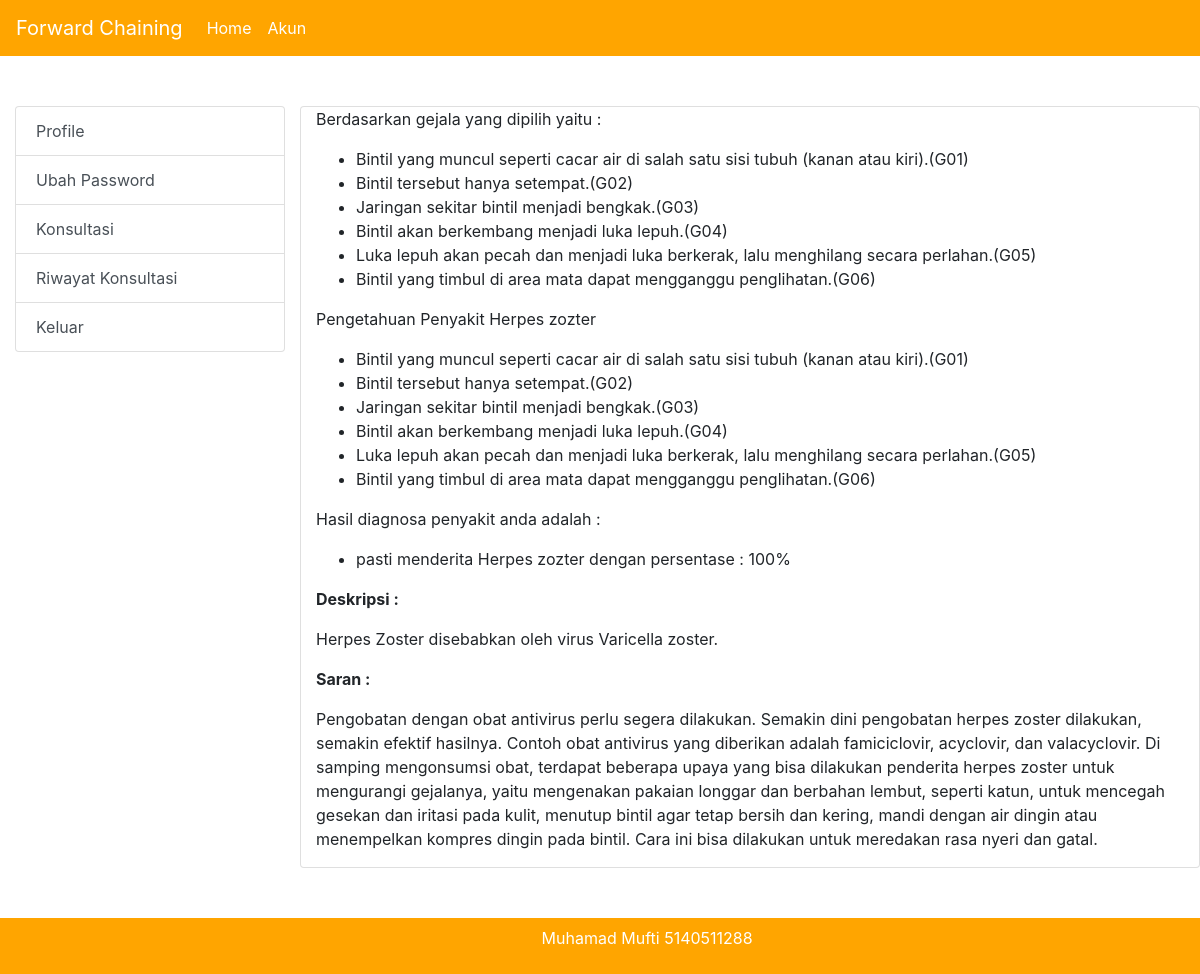
Screenshot of /hasilkonsultasi.php?id=2 (signed in) with the database file from the repository.
### tables this page shows
CREATE TABLE `detail_konsultasi` (
  `id_detail_konsultasi` int(11) NOT NULL,
  `id_konsultasi` int(11) NOT NULL,
  `id_gejala` int(11) NOT NULL
);

CREATE TABLE `gejala` (
  `id_gejala` int(11) NOT NULL,
  `nama_gejala` varchar(255) NOT NULL
);

CREATE TABLE `pengetahuan` (
  `id_pengetahuan` int(11) NOT NULL,
  `id_penyakit` int(11) NOT NULL,
  `id_gejala` int(11) NOT NULL
);

### config/class.php (called while the page is built, shortened)
<?php
$mysqli = new mysqli("localhost" , "root" , "" ,"pta-mufti-uji");
 class pengetahuan
 {
 	public $koneksi;
 	public function __construct($mysqli)
 	{
 		$this->koneksi = $mysqli;
 	}
 	function tampilpengetahuan()
 	{
 		$data = array();
 		$ambil = $this->koneksi->query("SELECT * FROM pengetahuan
 			JOIN penyakit ON penyakit.id_penyakit=pengetahuan.id_penyakit
 			JOIN gejala ON gejala.id_gejala=pengetahuan.id_gejala");
 		while($pecah = $ambil->fetch_assoc())
 		{
 			$data[] =$pecah;
 		}
 		return $data;
 	}
 	function tampilpengetahuanpenyakit($id_penyakit)
 	{
 		$data = array();
 		$ambil = $this->koneksi->query("SELECT * FROM pengetahuan
 			JOIN penyakit ON penyakit.id_penyakit=pengetahuan.id_penyakit
 			JOIN gejala ON gejala.id_gejala=pengetahuan.id_gejala
 			WHERE pengetahuan.id_penyakit='$id_penyakit'");
 		while ($pecah = $ambil->fetch_assoc())
 		{
 			$data[] = $pecah;
 		}
 		return $data;
 	}
 }
 $pengetahuan = new pengetahuan($mysqli);
 class gejala
 {
 	public $koneksi;
 	function __construct($mysqli)
 	{
 		$this->koneksi = $mysqli;
 	}
 	function ambilgejala($id)
 	{
 		$ambil = $this->koneksi->query("SELECT * FROM gejala WHERE id_gejala='$id'");
 		$pecah =$ambil->fetch_assoc();
 		return $pecah;
 	}
 }
 $gejala = new gejala($mysqli);
 class rule extends pengetahuan
 {
 	function __construct($mysqli){
 		$this->koneksi= $mysqli;
 	}
 	function hitungpenyakit($datadetailkonsultasi)
 	{
 		$data = array();
 		$datapengetahuan = $this->tampilpengetahuan();
 		foreach ($datapengetahuan as $key => $value)
 		{
 			$data['pengetahuan'][$value['id_penyakit']][] = $value['id_gejala'];
 		}
 		foreach ($datadetailkonsultasi as $key => $value)
 		{
 			$data['jawaban'][] = $value['id_gejala'];
 		}
 		if (!empty($data['jawaban']))
 		{
 			foreach ($data['pengetahuan'] as $id_penyakit => $value)
 			{
 				$data['hasil_perbandingan'][$id_penyakit] = array_intersect($value, $data['jawaban']);
 				$data['jumlah_pengetahuan'][$id_penyakit] = count($value);
 				$data['jumlah_jawaban'][$id_penyakit] = count($data['hasil_perbandingan'][$id_penyakit]);
 				$data['persen_penyakit'][$id_penyakit] = $data['jumlah_jawaban'][$id_penyakit] / $data['jumlah_pengetahuan'][$id_penyakit] * 100;
 			}
 			arsort($data['persen_penyakit']);
 			foreach ($data['persen_penyakit'] as $id_penyakit => $persen_penyakit)
 			{
 				if($persen_penyakit >= 80)
 				{
 					$data['keterangan'][$id_penyakit] = " pasti ";
 				}elseif ($persen_penyakit >= 10)
 				{
 					$data['keterangan'][$id_penyakit] = " kemungkinan ";
 				}
 				elseif ($persen_penyakit < 10)
 				{
 					$data['keterangan'][$id_penyakit] = " penyakit tidak ditemukan ";
 				}
 			}
 			foreach ($data['keterangan'] as $id_penyakit => $keterangan)
 			{
 				foreach ($datapengetahuan as $key => $value)
 				{
 					if ($value ['id_penyakit']==$id_penyakit)
 					{
 						$data['hasil'][$id_penyakit]['nama_penyakit'] = $value['nama_penyakit'];
 						$data['hasil'][$id_penyakit]['persen'] = $data['persen_penyakit'][$id_penyakit];
 						$data['hasil'][$id_penyakit]['keterangan'] = $keterangan;
 						$data['hasil'][$id_penyakit]['deskripsi_penyakit'] = $value['deskripsi_penyakit'];
 						$data['hasil'][$id_penyakit]['saran_penyakit'] = $value['saran_penyakit'];
 					}
 				}
 			}
 			return $data;
 		}
 		else
 		{
 			return 'kosong';
 		}
 	}
 }
 $rule = new rule($mysqli);
 class konsultasi
 {
 	public $koneksi;
 	function __construct($mysqli)
 	{
 		$this->koneksi=$mysqli;
 	}
 	function ambildetailkonsultasi($id_konsultasi)
 	{
 		$data = array();
 		$ambil = $this->koneksi->query("SELECT * FROM detail_konsultasi WHERE
 			id_konsultasi='$id_konsultasi'");
 		while ($pecah= $ambil->fetch_assoc())
 		{
 			$data[] = $pecah;
 		}
 		return $data;
 	}
 }
 $konsultasi = new konsultasi($mysqli);
 ?>

### hasilkonsultasi.php (the view, shortened to what this page needs)
<?php include 'config/class.php'; ?>
<!doctype html>
<html lang="en">
<head>
	<link rel="stylesheet" href="https://maxcdn.bootstrapcdn.com/bootstrap/4.0.0/css/bootstrap.min.css">
</head>
<body>
	<?php include 'navbar.php';?>
	<div class="container-fluid" style="padding-top: 50px; margin-bottom: 50px; ">
		<div class="row">
			<div class="list col-md-3">
				<div class="list-group">
					<a href="profile.php" class="list-group-item list-group-item-action">Profile</a>
					<a href="ubahpassword.php" class="list-group-item list-group-item-action">Ubah Password</a>
					<a href="konsultasi.php" class="list-group-item list-group-item-action">Konsultasi</a>
					<a href="riwayatkonsultasi.php" class="list-group-item list-group-item-action">Riwayat Konsultasi</a>
					<a href="logout.php" class="list-group-item list-group-item-action">Keluar</a>
				</div>
			</div>
			<div class="col-sm-9 card">
				<?php $datadetailkonsultasi = $konsultasi->ambildetailkonsultasi($_GET['id']);?>
				<?php $datahitung = $rule->hitungpenyakit($datadetailkonsultasi); ?>
				<p>Berdasarkan gejala yang dipilih yaitu :</p>
				<ul>
					<?php foreach ($datadetailkonsultasi as $key => $value): ?>
						<?php $detailgejala = $gejala->ambilgejala($value['id_gejala']) ?>
						<li><?php echo $detailgejala['nama_gejala']; ?></li>
					<?php endforeach ?>
				</ul>
				<?php if ($datahitung=='kosong'): ?>
					Penyakit Tidak ditemukan
				<?php else: ?>
					<?php foreach ($datahitung['hasil'] as $id_penyakit => $value): ?>
						<?php if ($value['persen']>0): ?>
							<?php $data_pengetahuan = $pengetahuan->tampilpengetahuanpenyakit($id_penyakit) ?>
							<p>Pengetahuan Penyakit <?php echo $value['nama_penyakit']; ?></p>
							<ul>
								<?php foreach ($data_pengetahuan as $key_pengetahuan => $value_pengetahuan): ?>
									<li><?php echo $value_pengetahuan['nama_gejala']; ?></li>
								<?php endforeach ?>
							</ul>
						<?php endif ?>
					<?php endforeach ?>
					<p>Hasil diagnosa penyakit anda adalah : </p>
					<ul>
						<?php foreach ($datahitung['hasil'] as $id_penyakit => $value): ?>
							<?php if ($value['persen']>0): ?>
								<li>
									<?php echo $value['keterangan']. "menderita ". $value['nama_penyakit']. " dengan persentase : " . $value['persen'] . "%"; ?>
								</li>
							<?php endif ?>
						<?php endforeach ?>
					</ul>
					<?php foreach ($datahitung['hasil'] as $id_penyakit => $value): ?>
						<p><b>Deskripsi :</b></p>
						<p><?php echo $value['deskripsi_penyakit']; ?></p>
						<p><b>Saran :</b></p>
						<p><?php echo $value['saran_penyakit']; ?></p>
						<?php break; ?>
					<?php endforeach ?>
				<?php endif ?>
			</div>
		</div>
	</div>
	<?php include'footer.php'; ?>
</body>
</html>

### rows the page displays
detail_konsultasi: id_gejala.nama_gejala "Bintil yang muncul seperti cacar air di salah satu sisi tubuh (kanan atau kiri).(G01)"
detail_konsultasi: id_gejala.nama_gejala "Bintil tersebut hanya setempat.(G02)"
detail_konsultasi: id_gejala.nama_gejala "Jaringan sekitar bintil menjadi bengkak.(G03)"
detail_konsultasi: id_gejala.nama_gejala "Bintil akan berkembang menjadi luka lepuh.(G04)"
detail_konsultasi: id_gejala.nama_gejala "Luka lepuh akan pecah dan menjadi luka berkerak, lalu menghilang secara perlahan.(G05)"
detail_konsultasi: id_gejala.nama_gejala "Bintil yang timbul di area mata dapat mengganggu penglihatan.(G06)"
pengetahuan: id_gejala.nama_gejala "Bintil yang muncul seperti cacar air di salah satu sisi tubuh (kanan atau kiri).(G01)"
pengetahuan: id_gejala.nama_gejala "Bintil tersebut hanya setempat.(G02)"
pengetahuan: id_gejala.nama_gejala "Jaringan sekitar bintil menjadi bengkak.(G03)"
pengetahuan: id_gejala.nama_gejala "Bintil akan berkembang menjadi luka lepuh.(G04)"
pengetahuan: id_gejala.nama_gejala "Luka lepuh akan pecah dan menjadi luka berkerak, lalu menghilang secara perlahan.(G05)"
pengetahuan: id_gejala.nama_gejala "Bintil yang timbul di area mata dapat mengganggu penglihatan.(G06)"

### other values shown
$value['nama_penyakit'] "Herpes zozter"
$value['keterangan'] "pasti"
$value['persen'] "100"
$value['deskripsi_penyakit'] "Herpes Zoster disebabkan oleh virus Varicella zoster."
